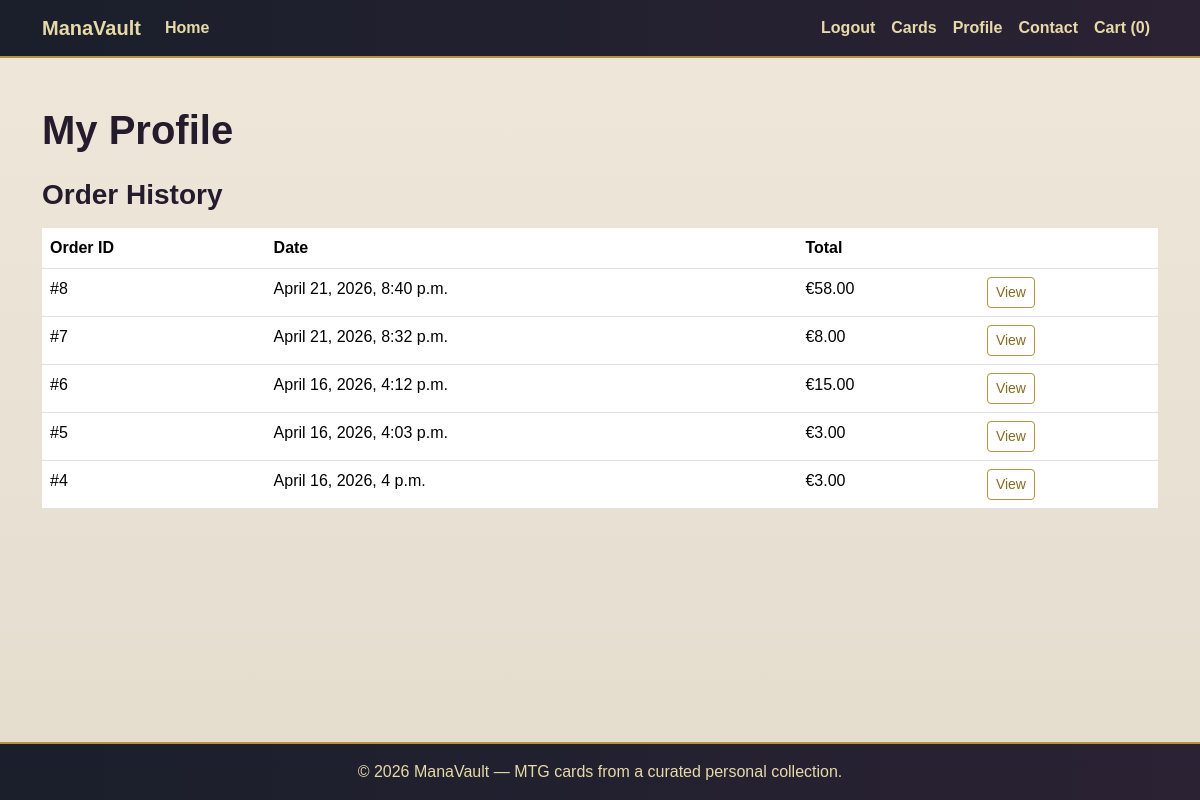
Before: /profiles/ (signed in) with the older database file.
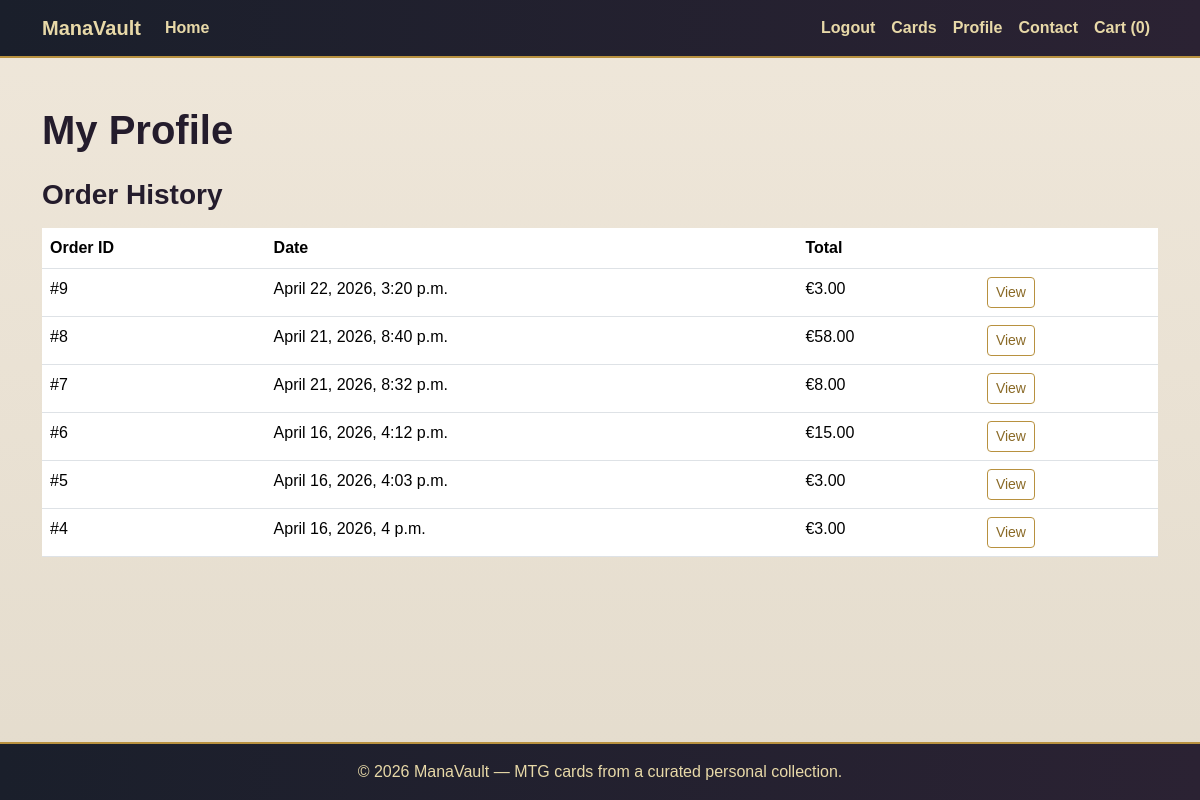
After: the same page with the newer database file.
### checkout/models.py (models this page shows, shortened)
class Order(models.Model):
    user = models.ForeignKey(User, on_delete=models.CASCADE, null=True, blank=True)
    full_name = models.CharField(max_length=50)
    email = models.EmailField()
    phone_number = models.CharField(max_length=20)
    country = models.CharField(max_length=40)
    postcode = models.CharField(max_length=20)
    town_or_city = models.CharField(max_length=40)
    street_address1 = models.CharField(max_length=80)
    street_address2 = models.CharField(max_length=80, blank=True)
    county = models.CharField(max_length=80, blank=True)
    date = models.DateTimeField(auto_now_add=True)
    order_total = models.DecimalField(max_digits=10, decimal_places=2, default=0)

### profiles/views.py (the view)
# urls.py: path('', profile, name='profile'),
@login_required
def profile(request):
    orders = Order.objects.filter(user=request.user).order_by('-date')
    return render(request, 'profiles/profile.html', {
        'orders': orders,
    })

### templates/profiles/profile.html (shortened to what this page needs)
{% extends 'base.html' %}
{% block content %}
<div class="py-4">
    <h1 class="mb-4">My Profile</h1>
    <h3 class="mb-3">Order History</h3>
    {% if orders %}
        <div class="table-responsive">
            <table class="table">
                <thead>
                    <tr>
                        <th>Order ID</th>
                        <th>Date</th>
                        <th>Total</th>
                        <th></th>
                    </tr>
                </thead>
                <tbody>
                    {% for order in orders %}
                        <tr>
                            <td>#{{ order.id }}</td>
                            <td>{{ order.date }}</td>
                            <td>€{{ order.order_total }}</td>
                            <td>
                                <a href="{% url 'order_detail' order.id %}" class="btn btn-sm btn-outline-primary">
                                    View
                                </a>
                            </td>
                        </tr>
                    {% endfor %}
                </tbody>
            </table>
        </div>
    {% else %}
        <p>You have no orders yet.</p>
    {% endif %}
</div>
{% endblock %}

Changed rows visible on the page:
added Order: id "9", date "April 22, 2026, 3:20 p.m.", order_total "3.00"
